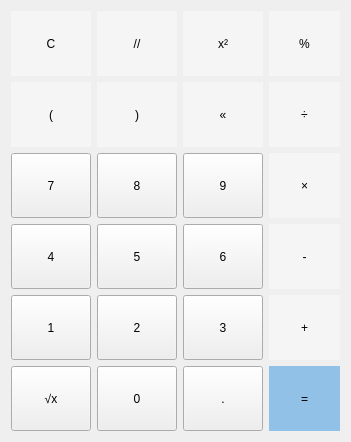
   <widget class="QWidget" name="gridLayoutWidget">
    <property name="geometry">
     <rect>
      <x>0</x>
      <y>70</y>
      <width>351</width>
      <height>422</height>
     </rect>
    </property>
    <property name="sizePolicy">
     <sizepolicy hsizetype="Minimum" vsizetype="Preferred">
      <horstretch>0</horstretch>
      <verstretch>0</verstretch>
     </sizepolicy>
    </property>
    <layout class="QGridLayout" name="gridLayout_mainButtons">
     <item row="3" column="3">
      <widget class="QPushButton" name="pushButton_6">
       <property name="sizePolicy">
        <sizepolicy hsizetype="Minimum" vsizetype="Preferred">
         <horstretch>0</horstretch>
         <verstretch>0</verstretch>
        </sizepolicy>
       </property>
       <property name="text">
        <string>6</string>
       </property>
      </widget>
     </item>
     <item row="2" column="2">
      <widget class="QPushButton" name="pushButton_8">
       <property name="sizePolicy">
        <sizepolicy hsizetype="Minimum" vsizetype="Preferred">
         <horstretch>0</horstretch>
         <verstretch>0</verstretch>
        </sizepolicy>
       </property>
       <property name="text">
        <string>8</string>
       </property>
      </widget>
     </item>
     <item row="1" column="2">
      <widget class="QPushButton" name="pushButton_14">
       <property name="sizePolicy">
        <sizepolicy hsizetype="Minimum" vsizetype="Preferred">
         <horstretch>0</horstretch>
         <verstretch>0</verstretch>
        </sizepolicy>
       </property>
       <property name="styleSheet">
        <string notr="true">QPushButton{
	background-color: rgb(245,245,245);
	width: 55px;
	height: 65px;
	font: 75 16pt &quot;MS Shell Dlg 2&quot;;
	border: none;
}
QPushButton:hover {
	background-color: rgb(219,219,219);
}
QPushButton:pressed{
	background-color: rgba(181, 178, 178, 0.8);
}</string>
       </property>
       <property name="text">
        <string>)</string>
       </property>
      </widget>
     </item>
     <item row="4" column="1">
      <widget class="QPushButton" name="pushButton_1">
       <property name="sizePolicy">
        <sizepolicy hsizetype="Minimum" vsizetype="Preferred">
         <horstretch>0</horstretch>
         <verstretch>0</verstretch>
        </sizepolicy>
       </property>
       <property name="text">
        <string>1</string>
       </property>
      </widget>
     </item>
     <item row="3" column="1">
      <widget class="QPushButton" name="pushButton_4">
       <property name="sizePolicy">
        <sizepolicy hsizetype="Minimum" vsizetype="Preferred">
         <horstretch>0</horstretch>
         <verstretch>0</verstretch>
        </sizepolicy>
       </property>
       <property name="text">
        <string>4</string>
       </property>
      </widget>
     </item>
     <item row="2" column="4">
      <widget class="QPushButton" name="pushButton_12">
       <property name="sizePolicy">
        <sizepolicy hsizetype="Minimum" vsizetype="Preferred">
         <horstretch>0</horstretch>
         <verstretch>0</verstretch>
        </sizepolicy>
       </property>
       <property name="styleSheet">
        <string notr="true">QPushButton{
	background-color: rgb(245,245,245);
	width: 55px;
	height: 65px;
	font: 75 16pt &quot;MS Shell Dlg 2&quot;;
	border: none;
}
QPushButton:hover {
	background-color: rgb(219,219,219);
}
QPushButton:pressed{
	background-color: rgba(181, 178, 178, 0.8);
}</string>
       </property>
       <property name="text">
        <string>×</string>
       </property>
      </widget>
     </item>
     <item row="5" column="1">
      <widget class="QPushButton" name="pushButton_22">
       <property name="sizePolicy">
        <sizepolicy hsizetype="Minimum" vsizetype="Preferred">
         <horstretch>0</horstretch>
         <verstretch>0</verstretch>
        </sizepolicy>
       </property>
       <property name="text">
        <string>√x</string>
       </property>
      </widget>
     </item>
     <item row="2" column="1">
      <widget class="QPushButton" name="pushButton_7">
       <property name="sizePolicy">
        <sizepolicy hsizetype="Minimum" vsizetype="Preferred">
         <horstretch>0</horstretch>
         <verstretch>0</verstretch>
        </sizepolicy>
       </property>
       <property name="text">
        <string>7</string>
       </property>
      </widget>
     </item>
     <item row="5" column="2">
      <widget class="QPushButton" name="pushButton_0">
       <property name="sizePolicy">
        <sizepolicy hsizetype="Minimum" vsizetype="Preferred">
         <horstretch>0</horstretch>
         <verstretch>0</verstretch>
        </sizepolicy>
       </property>
       <property name="text">
        <string>0</string>
       </property>
      </widget>
     </item>
     <item row="5" column="4">
      <widget class="QPushButton" name="pushButton_11">
       <property name="sizePolicy">
        <sizepolicy hsizetype="Minimum" vsizetype="Preferred">
         <horstretch>0</horstretch>
         <verstretch>0</verstretch>
        </sizepolicy>
       </property>
       <property name="styleSheet">
        <string notr="true">QPushButton{
	background-color: rgba(145,193,231, 1);
	width: 55px;
	height: 65px;
	font: 75 16pt &quot;MS Shell Dlg 2&quot;;
	border: none;
}
QPushButton:hover {
	background-color: rgb(71,155,221);
}
QPushButton:pressed{
	background-color: rgb(0,120,215);
}</string>
       </property>
       <property name="text">
        <string>=</string>
       </property>
      </widget>
     </item>
     <item row="1" column="1">
      <widget class="QPushButton" name="pushButton_13">
       <property name="sizePolicy">
        <sizepolicy hsizetype="Minimum" vsizetype="Preferred">
         <horstretch>0</horstretch>
         <verstretch>0</verstretch>
        </sizepolicy>
       </property>
       <property name="styleSheet">
        <string notr="true">QPushButton{
	background-color: rgb(245,245,245);
	width: 55px;
	height: 65px;
	font: 75 16pt &quot;MS Shell Dlg 2&quot;;
	border: none;
}
QPushButton:hover {
	background-color: rgb(219,219,219);
}
QPushButton:pressed{
	background-color: rgba(181, 178, 178, 0.8);
}</string>
       </property>
       <property name="text">
        <string>(</string>
       </property>
      </widget>
     </item>
     <item row="1" column="3">
      <widget class="QPushButton" name="pushButton_15">
       <property name="sizePolicy">
        <sizepolicy hsizetype="Minimum" vsizetype="Preferred">
         <horstretch>0</horstretch>
         <verstretch>0</verstretch>
        </sizepolicy>
       </property>
       <property name="styleSheet">
        <string notr="true">QPushButton{
	background-color: rgb(245,245,245);
	width: 55px;
	height: 65px;
	font: 75 16pt &quot;MS Shell Dlg 2&quot;;
	border: none;
}
QPushButton:hover {
	background-color: rgb(219,219,219);
}
QPushButton:pressed{
	background-color: rgba(181, 178, 178, 0.8);
}</string>
       </property>
       <property name="text">
        <string>«</string>
       </property>
      </widget>
     </item>
     <item row="4" column="3">
      <widget class="QPushButton" name="pushButton_3">
       <property name="sizePolicy">
        <sizepolicy hsizetype="Minimum" vsizetype="Preferred">
         <horstretch>0</horstretch>
         <verstretch>0</verstretch>
        </sizepolicy>
       </property>
       <property name="text">
        <string>3</string>
       </property>
      </widget>
     </item>
     <item row="0" column="2">
      <widget class="QPushButton" name="pushButton_18">
       <property name="sizePolicy">
        <sizepolicy hsizetype="Minimum" vsizetype="Preferred">
         <horstretch>0</horstretch>
         <verstretch>0</verstretch>
        </sizepolicy>
       </property>
       <property name="styleSheet">
        <string notr="true">QPushButton{
	background-color: rgb(245,245,245);
	width: 55px;
	height: 65px;
	font: 75 16pt &quot;MS Shell Dlg 2&quot;;
	border: none;
}
QPushButton:hover {
	background-color: rgb(219,219,219);
}
QPushButton:pressed{
	background-color: rgba(181, 178, 178, 0.8);
}</string>
       </property>
       <property name="text">
        <string>//</string>
       </property>
      </widget>
     </item>
     <item row="3" column="2">
      <widget class="QPushButton" name="pushButton_5">
       <property name="sizePolicy">
        <sizepolicy hsizetype="Minimum" vsizetype="Preferred">
         <horstretch>0</horstretch>
         <verstretch>0</verstretch>
        </sizepolicy>
       </property>
       <property name="text">
        <string>5</string>
       </property>
      </widget>
     </item>
     <item row="5" column="3">
      <widget class="QPushButton" name="pushButton_23">
       <property name="sizePolicy">
        <sizepolicy hsizetype="Minimum" vsizetype="Preferred">
         <horstretch>0</horstretch>
         <verstretch>0</verstretch>
        </sizepolicy>
       </property>
       <property name="text">
        <string>.</string>
       </property>
      </widget>
     </item>
     <item row="4" column="2">
      <widget class="QPushButton" name="pushButton_2">
       <property name="sizePolicy">
        <sizepolicy hsizetype="Minimum" vsizetype="Preferred">
         <horstretch>0</horstretch>
         <verstretch>0</verstretch>
        </sizepolicy>
       </property>
       <property name="text">
        <string>2</string>
       </property>
      </widget>
     </item>
     <item row="4" column="4">
      <widget class="QPushButton" name="pushButton_21">
       <property name="sizePolicy">
        <sizepolicy hsizetype="Minimum" vsizetype="Preferred">
         <horstretch>0</horstretch>
         <verstretch>0</verstretch>
        </sizepolicy>
       </property>
       <property name="styleSheet">
        <string notr="true">QPushButton{
	background-color: rgb(245,245,245);
	width: 55px;
	height: 65px;
	font: 75 16pt &quot;MS Shell Dlg 2&quot;;
	border: none;
}
QPushButton:hover {
	background-color: rgb(219,219,219);
}
QPushButton:pressed{
	background-color: rgba(181, 178, 178, 0.8);
}</string>
       </property>
       <property name="text">
        <string>+</string>
       </property>
      </widget>
     </item>
     <item row="1" column="4">
      <widget class="QPushButton" name="pushButton_16">
       <property name="sizePolicy">
        <sizepolicy hsizetype="Minimum" vsizetype="Preferred">
         <horstretch>0</horstretch>
         <verstretch>0</verstretch>
        </sizepolicy>
       </property>
       <property name="styleSheet">
        <string notr="true">QPushButton{
	background-color: rgb(245,245,245);
	width: 55px;
	height: 65px;
	font: 75 16pt &quot;MS Shell Dlg 2&quot;;
	border: none;
}
QPushButton:hover {
	background-color: rgb(219,219,219);
}
QPushButton:pressed{
	background-color: rgba(181, 178, 178, 0.8);
}</string>
       </property>
       <property name="text">
        <string>÷</string>
       </property>
      </widget>
     </item>
     <item row="2" column="3">
      <widget class="QPushButton" name="pushButton_9">
       <property name="sizePolicy">
        <sizepolicy hsizetype="Minimum" vsizetype="Preferred">
         <horstretch>0</horstretch>
         <verstretch>0</verstretch>
        </sizepolicy>
       </property>
       <property name="text">
        <string>9</string>
       </property>
      </widget>
     </item>
     <item row="0" column="4">
      <widget class="QPushButton" name="pushButton_20">
       <property name="sizePolicy">
        <sizepolicy hsizetype="Minimum" vsizetype="Preferred">
         <horstretch>0</horstretch>
         <verstretch>0</verstretch>
        </sizepolicy>
       </property>
       <property name="styleSheet">
        <string notr="true">QPushButton{
	background-color: rgb(245,245,245);
	width: 55px;
	height: 65px;
	font: 75 16pt &quot;MS Shell Dlg 2&quot;;
	border: none;
}
QPushButton:hover {
	background-color: rgb(219,219,219);
}
QPushButton:pressed{
	background-color: rgba(181, 178, 178, 0.8);
}</string>
       </property>
       <property name="text">
        <string>%</string>
       </property>
      </widget>
     </item>
     <item row="0" column="3">
      <widget class="QPushButton" name="pushButton_19">
       <property name="sizePolicy">
        <sizepolicy hsizetype="Minimum" vsizetype="Preferred">
         <horstretch>0</horstretch>
         <verstretch>0</verstretch>
        </sizepolicy>
       </property>
       <property name="styleSheet">
        <string notr="true">QPushButton{
	background-color: rgb(245,245,245);
	width: 55px;
	height: 65px;
	font: 75 16pt &quot;MS Shell Dlg 2&quot;;
	border: none;
}
QPushButton:hover {
	background-color: rgb(219,219,219);
}
QPushButton:pressed{
	background-color: rgba(181, 178, 178, 0.8);
}</string>
       </property>
       <property name="text">
        <string>x²</string>
       </property>
      </widget>
     </item>
     <item row="0" column="1">
      <widget class="QPushButton" name="pushButton_17">
       <property name="sizePolicy">
        <sizepolicy hsizetype="Minimum" vsizetype="Preferred">
         <horstretch>0</horstretch>
         <verstretch>0</verstretch>
        </sizepolicy>
       </property>
       <property name="styleSheet">
        <string notr="true">QPushButton{
	background-color: rgb(245,245,245);
	width: 55px;
	height: 65px;
	font: 75 16pt &quot;MS Shell Dlg 2&quot;;
	border: none;
}
QPushButton:hover {
	background-color: rgb(219,219,219);
}
QPushButton:pressed{
	background-color: rgba(181, 178, 178, 0.8);
}</string>
       </property>
       <property name="text">
        <string>C</string>
       </property>
      </widget>
     </item>
     <item row="3" column="4">
      <widget class="QPushButton" name="pushButton_10">
       <property name="sizePolicy">
        <sizepolicy hsizetype="Minimum" vsizetype="Preferred">
         <horstretch>0</horstretch>
         <verstretch>0</verstretch>
        </sizepolicy>
       </property>
       <property name="styleSheet">
        <string notr="true">QPushButton{
	background-color: rgb(245,245,245);
	width: 55px;
	height: 65px;
	font: 75 16pt &quot;MS Shell Dlg 2&quot;;
	border: none;
}
QPushButton:hover {
	background-color: rgb(219,219,219);
}
QPushButton:pressed{
	background-color: rgba(181, 178, 178, 0.8);
}</string>
       </property>
       <property name="text">
        <string>-</string>
       </property>
      </widget>
     </item>
    </layout>
   </widget>
